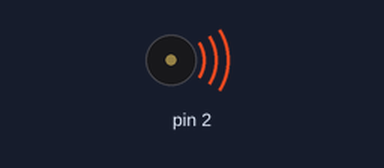
A sketch run on a simulated Arduino Uno, built with avr-gcc and run on an emulated ATmega328P. Parts: buzzer (waves = sounding).

Above: at 0.5 s.
Timing chart, 0 to 4.6 s (numbered marks = the images above):
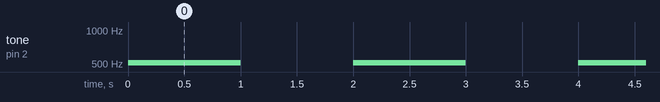

Measured:
- by itself, tone on pin 2: alternates 512 Hz for 1.0 s and silent for 1.0 s

The sketch:

Alternatively_ON___OFF_Buzzer.ino
```cpp
void setup()
{
  pinMode(2, OUTPUT);
}

void loop()
{
  tone(2, 512);
  delay(1000); // Wait for 1000 millisecond(s)
  noTone(2);
  delay(1000); // Wait for 1000 millisecond(s)
}
```
